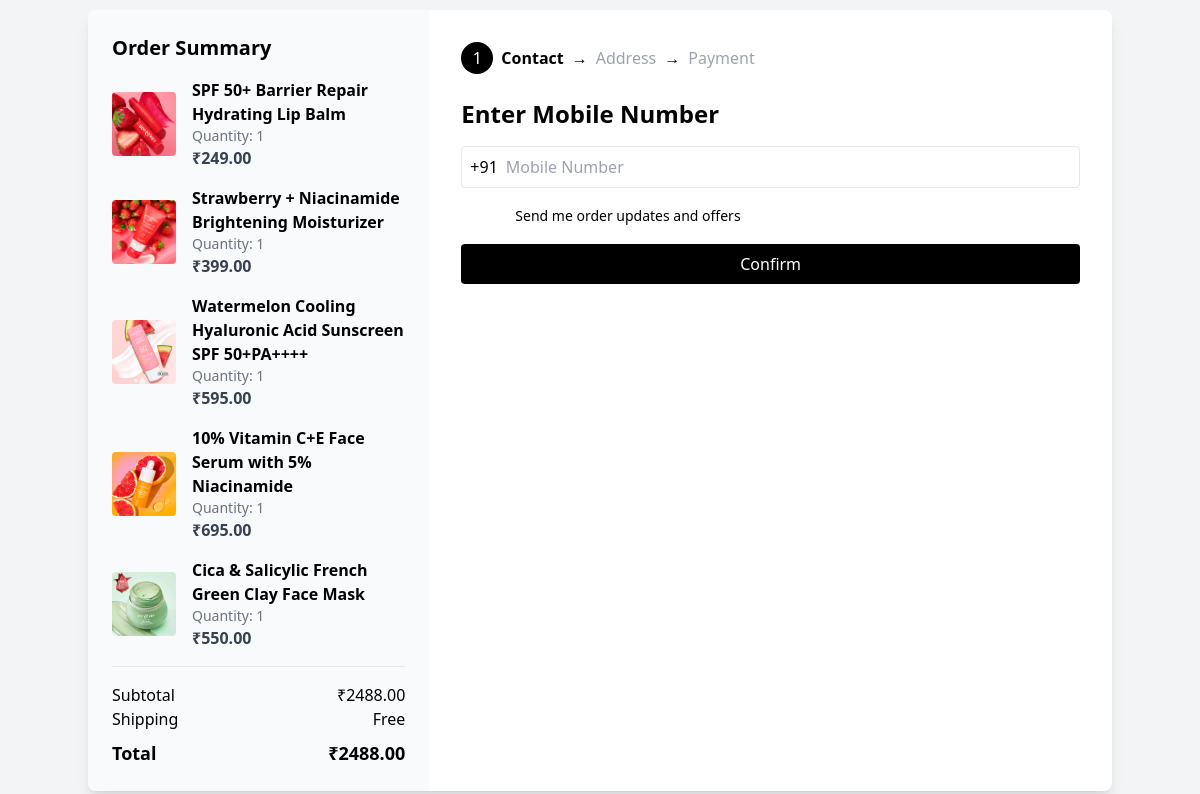
Screenshot of /cart/checkout/ (signed in) with the database file from the repository.
### main/models.py (models this page shows, shortened)
class CartItem(models.Model):
    cart = models.ForeignKey(Cart, related_name='items', on_delete=models.CASCADE)
    product = models.ForeignKey(Product, on_delete=models.CASCADE)
    quantity = models.PositiveIntegerField(default=1)

class Product(models.Model):
    name =  models.CharField(max_length=100)
    price =  models.DecimalField(default=0,decimal_places=2,max_digits=6)
    category =  models.ForeignKey(Category, on_delete=models.CASCADE, default=1)
    description =  models.CharField(max_length=250,default=' ',blank=True, null=True)
    image = models.ImageField(upload_to='uploads/product/')
    tag=models.CharField(max_length=50)
    rating=models.DecimalField(default=0,decimal_places=2,max_digits=6)
    rating_next=models.DecimalField(default=0,decimal_places=2,max_digits=6)
    weight=models.CharField(max_length=50)
    is_sale = models.BooleanField(default=False)
    sale_percentage = models.DecimalField(default=0, decimal_places=2, max_digits=6)

### cart/views.py (the view, shortened to what this page needs)
# urls.py: path('checkout/', views.checkout, name='checkout'),
def checkout(request):
    profile = request.user.profile
    try:
        cart = Cart.objects.get(profile=profile, active=True)
        cart_items = cart.items.all()
    except Cart.DoesNotExist:
        cart_items = []
    total_price = sum(item.product.price * item.quantity for item in cart_items)
    step = request.session.get('checkout_step', 1)
    context = {
        'cart_items': cart_items,
        'total_price': total_price,
        'step': step,
        'profile': profile,
    }
    return render(request, 'checkout.html', context)

### cart/templates/checkout.html (shortened to what this page needs)
<!DOCTYPE html>
<html lang="en">
<head>
    <script src="https://cdn.tailwindcss.com"></script>
</head>
<body class="bg-gray-100 min-h-screen flex items-center justify-center">
    <div class="bg-white shadow-lg rounded-lg flex w-[90%] max-w-5xl overflow-hidden">
        <div class="w-1/3 bg-gray-50 p-6 flex flex-col justify-between">
            <div>
                <h2 class="text-xl font-semibold mb-4">Order Summary</h2>
                {% for item in cart_items %}
                <div class="flex items-center mb-4">
                    <img src="{{ item.product.image.url }}" alt="Product" class="w-16 h-16 mr-4 object-cover rounded">
                    <div>
                        <p class="font-semibold">{{ item.product.name }}</p>
                        <p class="text-gray-500 text-sm">Quantity: {{ item.quantity }}</p>
                        <p class="text-gray-700 font-semibold">₹{{ item.product.price }}</p>
                    </div>
                </div>
                {% endfor %}
                <div class="border-t pt-4 mt-4">
                    <div class="flex justify-between">
                        <span>Subtotal</span>
                        <span>₹{{ total_price }}</span>
                    </div>
                    <div class="flex justify-between">
                        <span>Shipping</span>
                        <span>Free</span>
                    </div>
                    <div class="flex justify-between font-bold text-lg mt-2">
                        <span>Total</span>
                        <span>₹{{ total_price }}</span>
                    </div>
                </div>
            </div>
        </div>
        <div class="w-2/3 p-8">
            <div class="flex items-center mb-6 space-x-2">
                {% if step == 1 %}
                    <div class="w-8 h-8 rounded-full bg-black text-white flex items-center justify-center">1</div>
                    <span class="font-semibold">Contact</span>
                    <span>→</span>
                    <span class="text-gray-400">Address</span>
                    <span>→</span>
                    <span class="text-gray-400">Payment</span>
                {% endif %}
            </div>
            {% if step == 1 %}
            <div>
                <h2 class="text-2xl font-bold mb-4">Enter Mobile Number</h2>
                <form method="POST">
                    <div class="flex items-center border rounded p-2 mb-4">
                        <span class="mr-2">+91</span>
                        <input type="text" name="mobile_number" placeholder="Mobile Number" class="w-full focus:outline-none" value="{{ profile.phone }}">
                    </div>
                    <div class="flex items-center mb-4">
                        <input id="updates" name="updates" class="mr-2">
                        <label for="updates"class="text-sm" style="margin-left: -185px;">Send me order updates and offers</label>
                    </div>
                    <button type="submit" name="action" value="save_mobile" class="bg-black text-white w-full py-2 rounded flex items-center justify-center">
                        Confirm
                    </button>
                </form>
            </div>
        {% endif %}
        </div>
    </div>
</body>
</html>

### rows the page displays
CartItem: product.image (picture), product.name "SPF 50+ Barrier Repair Hydrating Lip Balm", quantity "1", product.price "249.00"
CartItem: product.image (picture), product.name "Strawberry + Niacinamide Brightening Moisturizer", quantity "1", product.price "399.00"
CartItem: product.image (picture), product.name "Watermelon Cooling Hyaluronic Acid Sunscreen SPF 50+PA++++", quantity "1", product.price "595.00"
CartItem: product.image (picture), product.name "10% Vitamin C+E Face Serum with 5% Niacinamide", quantity "1", product.price "695.00"
CartItem: product.image (picture), product.name "Cica & Salicylic French Green Clay Face Mask", quantity "1", product.price "550.00"

### other values shown
{{ total_price }} "2488.00"
